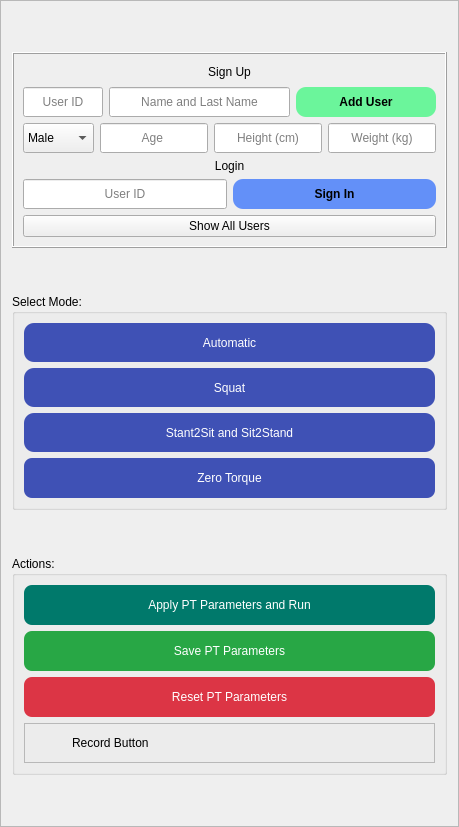
    <widget class="QFrame" name="frame">
     <property name="maximumSize">
      <size>
       <width>500</width>
       <height>16777215</height>
      </size>
     </property>
     <property name="frameShape">
      <enum>QFrame::StyledPanel</enum>
     </property>
     <property name="frameShadow">
      <enum>QFrame::Raised</enum>
     </property>
     <layout class="QVBoxLayout" name="verticalLayout_9">
      <item>
       <spacer name="verticalSpacer_10">
        <property name="orientation">
         <enum>Qt::Vertical</enum>
        </property>
        <property name="sizeHint" stdset="0">
         <size>
          <width>20</width>
          <height>40</height>
         </size>
        </property>
       </spacer>
      </item>
      <item>
       <widget class="QFrame" name="User_SignUp_frame">
        <property name="frameShape">
         <enum>QFrame::Box</enum>
        </property>
        <property name="frameShadow">
         <enum>QFrame::Raised</enum>
        </property>
        <layout class="QVBoxLayout" name="verticalLayout_13">
         <item>
          <widget class="QLabel" name="User_Sign_Up_label">
           <property name="minimumSize">
            <size>
             <width>0</width>
             <height>18</height>
            </size>
           </property>
           <property name="maximumSize">
            <size>
             <width>16777215</width>
             <height>18</height>
            </size>
           </property>
           <property name="styleSheet">
            <string notr="true"/>
           </property>
           <property name="text">
            <string>Sign Up</string>
           </property>
           <property name="alignment">
            <set>Qt::AlignCenter</set>
           </property>
          </widget>
         </item>
         <item>
          <layout class="QHBoxLayout" name="horizontalLayout_10">
           <item>
            <widget class="QLineEdit" name="user_ID_signup_lineEdit">
             <property name="sizePolicy">
              <sizepolicy hsizetype="Fixed" vsizetype="Fixed">
               <horstretch>0</horstretch>
               <verstretch>0</verstretch>
              </sizepolicy>
             </property>
             <property name="minimumSize">
              <size>
               <width>80</width>
               <height>30</height>
              </size>
             </property>
             <property name="maximumSize">
              <size>
               <width>80</width>
               <height>30</height>
              </size>
             </property>
             <property name="inputMethodHints">
              <set>Qt::ImhNone</set>
             </property>
             <property name="inputMask">
              <string/>
             </property>
             <property name="alignment">
              <set>Qt::AlignCenter</set>
             </property>
             <property name="placeholderText">
              <string>User ID</string>
             </property>
            </widget>
           </item>
           <item>
            <widget class="QLineEdit" name="Name_and_LastName_lineEdit">
             <property name="sizePolicy">
              <sizepolicy hsizetype="Fixed" vsizetype="Fixed">
               <horstretch>0</horstretch>
               <verstretch>0</verstretch>
              </sizepolicy>
             </property>
             <property name="minimumSize">
              <size>
               <width>0</width>
               <height>30</height>
              </size>
             </property>
             <property name="maximumSize">
              <size>
               <width>500</width>
               <height>30</height>
              </size>
             </property>
             <property name="inputMask">
              <string/>
             </property>
             <property name="alignment">
              <set>Qt::AlignCenter</set>
             </property>
             <property name="placeholderText">
              <string>Name and Last Name</string>
             </property>
            </widget>
           </item>
           <item>
            <widget class="QPushButton" name="add_user_Button">
             <property name="minimumSize">
              <size>
               <width>140</width>
               <height>30</height>
              </size>
             </property>
             <property name="maximumSize">
              <size>
               <width>140</width>
               <height>30</height>
              </size>
             </property>
             <property name="cursor">
              <cursorShape>PointingHandCursor</cursorShape>
             </property>
             <property name="styleSheet">
              <string notr="true">#add_user_Button {
background-color: rgba(107, 245, 155, 1);
font-weight :800;
border-radius:10px;
}
#add_user_Button:hover{
background-color: rgba(107, 245, 155, 1);
font-weight :800;
border-radius:10px;
}
#add_user_Button:pressed{
background-color: rgba(76, 150, 61, 1);
font-weight :800;
}
</string>
             </property>
             <property name="text">
              <string>Add User</string>
             </property>
            </widget>
           </item>
          </layout>
         </item>
         <item>
          <layout class="QHBoxLayout" name="horizontalLayout_11">
           <item>
            <widget class="QComboBox" name="comboBox">
             <property name="minimumSize">
              <size>
               <width>0</width>
               <height>30</height>
              </size>
             </property>
             <property name="maximumSize">
              <size>
               <width>16777215</width>
               <height>30</height>
              </size>
             </property>
             <property name="editable">
              <bool>false</bool>
             </property>
             <property name="currentText">
              <string>Male</string>
             </property>
             <item>
              <property name="text">
               <string>Male</string>
              </property>
             </item>
             <item>
              <property name="text">
               <string>Female</string>
              </property>
             </item>
            </widget>
           </item>
           <item>
            <widget class="QLineEdit" name="Age_lineEdit">
             <property name="sizePolicy">
              <sizepolicy hsizetype="Fixed" vsizetype="Fixed">
               <horstretch>0</horstretch>
               <verstretch>0</verstretch>
              </sizepolicy>
             </property>
             <property name="minimumSize">
              <size>
               <width>0</width>
               <height>30</height>
              </size>
             </property>
             <property name="maximumSize">
              <size>
               <width>500</width>
               <height>30</height>
              </size>
             </property>
             <property name="inputMask">
              <string/>
             </property>
             <property name="alignment">
              <set>Qt::AlignCenter</set>
             </property>
             <property name="placeholderText">
              <string>Age </string>
             </property>
            </widget>
           </item>
           <item>
            <widget class="QLineEdit" name="Height_lineEdit">
             <property name="sizePolicy">
              <sizepolicy hsizetype="Fixed" vsizetype="Fixed">
               <horstretch>0</horstretch>
               <verstretch>0</verstretch>
              </sizepolicy>
             </property>
             <property name="minimumSize">
              <size>
               <width>0</width>
               <height>30</height>
              </size>
             </property>
             <property name="maximumSize">
              <size>
               <width>500</width>
               <height>30</height>
              </size>
             </property>
             <property name="inputMask">
              <string/>
             </property>
             <property name="text">
              <string/>
             </property>
             <property name="alignment">
              <set>Qt::AlignCenter</set>
             </property>
             <property name="placeholderText">
              <string>Height (cm)</string>
             </property>
            </widget>
           </item>
           <item>
            <widget class="QLineEdit" name="Weight_lineEdit">
             <property name="sizePolicy">
              <sizepolicy hsizetype="Fixed" vsizetype="Fixed">
               <horstretch>0</horstretch>
               <verstretch>0</verstretch>
              </sizepolicy>
             </property>
             <property name="minimumSize">
              <size>
               <width>0</width>
               <height>30</height>
              </size>
             </property>
             <property name="maximumSize">
              <size>
               <width>500</width>
               <height>30</height>
              </size>
             </property>
             <property name="inputMask">
              <string/>
             </property>
             <property name="text">
              <string/>
             </property>
             <property name="alignment">
              <set>Qt::AlignCenter</set>
             </property>
             <property name="placeholderText">
              <string>Weight (kg)</string>
             </property>
            </widget>
           </item>
          </layout>
         </item>
         <item>
          <layout class="QVBoxLayout" name="User_Login_verticalLayout">
           <item>
            <widget class="QLabel" name="User_Login_label">
             <property name="maximumSize">
              <size>
               <width>16777215</width>
               <height>18</height>
              </size>
             </property>
             <property name="styleSheet">
              <string notr="true"/>
             </property>
             <property name="text">
              <string>Login</string>
             </property>
             <property name="alignment">
              <set>Qt::AlignCenter</set>
             </property>
            </widget>
           </item>
           <item>
            <layout class="QHBoxLayout" name="horizontalLayout_9">
             <item>
              <widget class="QLineEdit" name="user_ID_login_lineEdit">
               <property name="sizePolicy">
                <sizepolicy hsizetype="Fixed" vsizetype="Fixed">
                 <horstretch>0</horstretch>
                 <verstretch>0</verstretch>
                </sizepolicy>
               </property>
               <property name="minimumSize">
                <size>
                 <width>0</width>
                 <height>0</height>
                </size>
               </property>
               <property name="maximumSize">
                <size>
                 <width>500</width>
                 <height>30</height>
                </size>
               </property>
               <property name="text">
                <string/>
               </property>
               <property name="alignment">
                <set>Qt::AlignCenter</set>
               </property>
               <property name="placeholderText">
                <string>User ID</string>
               </property>
              </widget>
             </item>
             <item>
              <widget class="QPushButton" name="Sign_In_Button">
               <property name="minimumSize">
                <size>
                 <width>0</width>
                 <height>30</height>
                </size>
               </property>
               <property name="cursor">
                <cursorShape>PointingHandCursor</cursorShape>
               </property>
               <property name="styleSheet">
                <string notr="true">#Sign_In_Button {
background-color:rgba(99, 144, 248, 1);
font-weight :800;
border-radius:10px;
}
#Sign_In_Button:hover{
background-color:rgba(99, 144, 248, 1);
font-weight :800;
border-radius:10px;
}
#Sign_In_Button:pressed{
background-color: rgba(82, 120, 208, 1);
font-weight :800;
}
</string>
               </property>
               <property name="text">
                <string>Sign In</string>
               </property>
              </widget>
             </item>
            </layout>
           </item>
          </layout>
         </item>
         <item>
          <widget class="QPushButton" name="pushButton">
           <property name="text">
            <string>Show All Users</string>
           </property>
          </widget>
         </item>
        </layout>
       </widget>
      </item>
      <item>
       <spacer name="verticalSpacer_9">
        <property name="orientation">
         <enum>Qt::Vertical</enum>
        </property>
        <property name="sizeHint" stdset="0">
         <size>
          <width>20</width>
          <height>40</height>
         </size>
        </property>
       </spacer>
      </item>
      <item>
       <widget class="QGroupBox" name="groupBox">
        <property name="title">
         <string>Select Mode:</string>
        </property>
        <property name="flat">
         <bool>false</bool>
        </property>
        <layout class="QVBoxLayout" name="verticalLayout_8">
         <item>
          <widget class="QPushButton" name="Automatic_Mode_Button">
           <property name="minimumSize">
            <size>
             <width>52</width>
             <height>39</height>
            </size>
           </property>
           <property name="font">
            <font/>
           </property>
           <property name="cursor">
            <cursorShape>PointingHandCursor</cursorShape>
           </property>
           <property name="styleSheet">
            <string notr="true">#Automatic_Mode_Button{
background-color:rgba(63, 81, 181, 1);
color:white;
border-radius:10px;
}
#Automatic_Mode_Button:hover{
background-color: rgba(121, 134, 203, 1);
border-radius:10px;
}
#Automatic_Mode_Button:checked{
background-color: rgba(0, 188, 212, 1);
font-weight :800;
}
</string>
           </property>
           <property name="text">
            <string>Automatic</string>
           </property>
           <property name="checkable">
            <bool>true</bool>
           </property>
           <property name="autoExclusive">
            <bool>true</bool>
           </property>
          </widget>
         </item>
         <item>
          <widget class="QPushButton" name="Squat_Mode_Button">
           <property name="minimumSize">
            <size>
             <width>52</width>
             <height>39</height>
            </size>
           </property>
           <property name="cursor">
            <cursorShape>PointingHandCursor</cursorShape>
           </property>
           <property name="styleSheet">
            <string notr="true">#Squat_Mode_Button{
background-color:rgba(63, 81, 181, 1);
color:white;
border-radius:10px;
}
#Squat_Mode_Button:hover{
background-color: rgba(121, 134, 203, 1);
border-radius:10px;
}
#Squat_Mode_Button:checked{
background-color: rgba(0, 188, 212, 1);
font-weight :800;
}
</string>
           </property>
           <property name="text">
            <string>Squat</string>
           </property>
           <property name="checkable">
            <bool>true</bool>
           </property>
           <property name="autoExclusive">
            <bool>true</bool>
           </property>
          </widget>
         </item>
         <item>
          <widget class="QPushButton" name="Stand2Sit_and_Sit2Stand_Mode_Button">
           <property name="minimumSize">
            <size>
             <width>52</width>
             <height>39</height>
            </size>
           </property>
           <property name="cursor">
            <cursorShape>PointingHandCursor</cursorShape>
           </property>
           <property name="styleSheet">
            <string notr="true">#Stand2Sit_and_Sit2Stand_Mode_Button {
background-color: rgba(63, 81, 181, 1);
color:white;
border-radius:10px;
}
#Stand2Sit_and_Sit2Stand_Mode_Button:hover {
background-color: rgba(121, 134, 203, 1);
border-radius:10px;
}
#Stand2Sit_and_Sit2Stand_Mode_Button:checked{
background-color: rgba(0, 188, 212, 1);
font-weight :800;
}
</string>
           </property>
           <property name="text">
            <string>Stant2Sit and Sit2Stand</string>
           </property>
           <property name="checkable">
            <bool>true</bool>
           </property>
           <property name="autoExclusive">
            <bool>true</bool>
           </property>
          </widget>
         </item>
         <item>
          <widget class="QPushButton" name="zeroTorque_Mode_Button">
           <property name="minimumSize">
            <size>
             <width>52</width>
             <height>40</height>
            </size>
           </property>
           <property name="font">
            <font/>
           </property>
           <property name="cursor">
            <cursorShape>PointingHandCursor</cursorShape>
           </property>
           <property name="styleSheet">
            <string notr="true">#zeroTorque_Mode_Button{
	color: rgb(255, 255, 255);
	background-color: rgba(63, 81, 181, 1);
	border-radius:8px;
}
#zeroTorque_Mode_Button:hover{
	background-color: rgba(121, 134, 203, 1);
	border-radius:8px;
}
#zeroTorque_Mode_Button:checked{
	background-color: rgba(0, 188, 212, 1);
	border-radius:8px;
	font-weight :800;
}
</string>
           </property>
           <property name="text">
            <string>Zero Torque</string>
           </property>
           <property name="checkable">
            <bool>true</bool>
           </property>
           <property name="autoExclusive">
            <bool>true</bool>
           </property>
          </widget>
         </item>
        </layout>
       </widget>
      </item>
      <item>
       <spacer name="verticalSpacer_6">
        <property name="orientation">
         <enum>Qt::Vertical</enum>
        </property>
        <property name="sizeHint" stdset="0">
         <size>
          <width>20</width>
          <height>40</height>
         </size>
        </property>
       </spacer>
      </item>
      <item>
       <widget class="QGroupBox" name="groupBox_2">
        <property name="title">
         <string>Actions:</string>
        </property>
        <layout class="QVBoxLayout" name="verticalLayout_5">
         <item>
          <widget class="QPushButton" name="Apply_PT_Parameters_Run_Button">
           <property name="minimumSize">
            <size>
             <width>120</width>
             <height>40</height>
            </size>
           </property>
           <property name="font">
            <font>
             <weight>50</weight>
             <bold>false</bold>
            </font>
           </property>
           <property name="cursor">
            <cursorShape>PointingHandCursor</cursorShape>
           </property>
           <property name="styleSheet">
            <string notr="true">#Apply_PT_Parameters_Run_Button { 
color: white;
background-color:rgba(0, 121, 107, 1);
border-radius: 8px;
padding: 8px;

}

#Apply_PT_Parameters_Run_Button:hover {

color: white;
background-color:rgba(0, 121, 107, 1);
padding: 8px;
}

#Apply_PT_Parameters_Run_Button:pressed {
border: solid ;
background-color: rgba(241, 196, 15, 1);
padding: 8px;
}
</string>
           </property>
           <property name="text">
            <string>Apply PT Parameters and Run</string>
           </property>
           <property name="checkable">
            <bool>false</bool>
           </property>
           <property name="checked">
            <bool>false</bool>
           </property>
           <property name="autoExclusive">
            <bool>false</bool>
           </property>
          </widget>
         </item>
         <item>
          <widget class="QPushButton" name="SavePT_Parameters_Button">
           <property name="minimumSize">
            <size>
             <width>120</width>
             <height>40</height>
            </size>
           </property>
           <property name="cursor">
            <cursorShape>PointingHandCursor</cursorShape>
           </property>
           <property name="styleSheet">
            <string notr="true">#SavePT_Parameters_Button { 
color: white;
background-color: rgba(40, 167, 69, 1);
border-radius: 8px;
padding: 8px;

}

#SavePT_Parameters_Button:hover {

color: white;
background-color: rgba(40, 167, 69, 1);
padding: 8px;
}

#SavePT_Parameters_Button:pressed {
border: solid ;
background-color: rgba(241, 196, 15, 1);
padding: 8px;
}
</string>
           </property>
           <property name="text">
            <string>Save PT Parameters</string>
           </property>
           <property name="checkable">
            <bool>false</bool>
           </property>
           <property name="checked">
            <bool>false</bool>
           </property>
           <property name="autoExclusive">
            <bool>false</bool>
           </property>
          </widget>
         </item>
         <item>
          <widget class="QPushButton" name="Reset_PT_Parameters_Button">
           <property name="minimumSize">
            <size>
             <width>120</width>
             <height>40</height>
            </size>
           </property>
           <property name="font">
            <font>
             <weight>50</weight>
             <bold>false</bold>
            </font>
           </property>
           <property name="cursor">
            <cursorShape>PointingHandCursor</cursorShape>
           </property>
           <property name="styleSheet">
            <string notr="true">#Reset_PT_Parameters_Button { 
color: white;
background-color: rgba(220, 53, 69, 1);
border-radius: 8px;
padding: 8px;

}

#Reset_PT_Parameters_Button:hover {

color: white;
background-color: rgba(220, 53, 69, 1);
padding: 8px;
}

#Reset_PT_Parameters_Button:pressed {
border: solid ;
background-color: rgba(241, 196, 15, 1);
padding: 8px;
}
</string>
           </property>
           <property name="text">
            <string>Reset PT Parameters</string>
           </property>
           <property name="checkable">
            <bool>false</bool>
           </property>
           <property name="checked">
            <bool>false</bool>
           </property>
           <property name="autoExclusive">
            <bool>false</bool>
           </property>
          </widget>
         </item>
         <item>
          <widget class="QFrame" name="record_Frame">
           <property name="frameShape">
            <enum>QFrame::StyledPanel</enum>
           </property>
           <property name="frameShadow">
            <enum>QFrame::Raised</enum>
           </property>
           <layout class="QHBoxLayout" name="horizontalLayout_43">
            <item>
             <widget class="QPushButton" name="record_Button">
              <property name="cursor">
               <cursorShape>PointingHandCursor</cursorShape>
              </property>
              <property name="styleSheet">
               <string notr="true">#record_Button { 
	background: transparent; 
	border: none;    	
}</string>
              </property>
              <property name="text">
               <string/>
              </property>
              <property name="icon">
               <iconset resource="FUMCARE/NEXA/Nexa APP/resources.qrc">
                <normaloff>:/icon/icon/record.png</normaloff>
                <normalon>:/icon/icon/record_off.png</normalon>:/icon/icon/record.png</iconset>
              </property>
              <property name="iconSize">
               <size>
                <width>50</width>
                <height>50</height>
               </size>
              </property>
              <property name="checkable">
               <bool>true</bool>
              </property>
             </widget>
            </item>
            <item>
             <widget class="QLabel" name="Record_Button_label">
              <property name="text">
               <string>Record Button</string>
              </property>
             </widget>
            </item>
            <item>
             <spacer name="Record_Button_horizontalSpacer">
              <property name="orientation">
               <enum>Qt::Horizontal</enum>
              </property>
              <property name="sizeHint" stdset="0">
               <size>
                <width>40</width>
                <height>20</height>
               </size>
              </property>
             </spacer>
            </item>
           </layout>
          </widget>
         </item>
        </layout>
       </widget>
      </item>
      <item>
       <spacer name="verticalSpacer_5">
        <property name="orientation">
         <enum>Qt::Vertical</enum>
        </property>
        <property name="sizeHint" stdset="0">
         <size>
          <width>20</width>
          <height>40</height>
         </size>
        </property>
       </spacer>
      </item>
     </layout>
    </widget>
